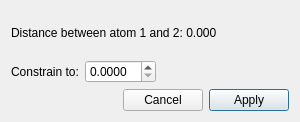
<?xml version="1.0" encoding="UTF-8"?>
<ui version="4.0">
 <class>ScalarConstraintConfigurator</class>
 <widget class="QDialog" name="ScalarConstraintConfigurator">
  <property name="geometry">
   <rect>
    <x>0</x>
    <y>0</y>
    <width>300</width>
    <height>122</height>
   </rect>
  </property>
  <property name="windowTitle">
   <string>Constraint Value</string>
  </property>
  <property name="toolTip">
   <string/>
  </property>
  <layout class="QVBoxLayout" name="verticalLayout">
   <item>
    <layout class="QHBoxLayout" name="horizontalLayout">
     <item>
      <widget class="QLabel" name="label">
       <property name="text">
        <string>Distance between atom 1 and 2: 0.000</string>
       </property>
      </widget>
     </item>
    </layout>
   </item>
   <item>
    <layout class="QHBoxLayout" name="horizontalLayout_2">
     <item>
      <widget class="QLabel" name="label_2">
       <property name="text">
        <string>Constrain to:</string>
       </property>
      </widget>
     </item>
     <item>
      <widget class="QDoubleSpinBox" name="value">
       <property name="suffix">
        <string/>
       </property>
       <property name="decimals">
        <number>4</number>
       </property>
       <property name="singleStep">
        <double>0.010000000000000</double>
       </property>
      </widget>
     </item>
     <item>
      <spacer name="horizontalSpacer">
       <property name="orientation">
        <enum>Qt::Horizontal</enum>
       </property>
       <property name="sizeHint" stdset="0">
        <size>
         <width>40</width>
         <height>20</height>
        </size>
       </property>
      </spacer>
     </item>
    </layout>
   </item>
   <item>
    <layout class="QHBoxLayout" name="horizontalLayout_3">
     <item>
      <spacer name="horizontalSpacer_2">
       <property name="orientation">
        <enum>Qt::Horizontal</enum>
       </property>
       <property name="sizeHint" stdset="0">
        <size>
         <width>40</width>
         <height>20</height>
        </size>
       </property>
      </spacer>
     </item>
     <item>
      <widget class="QPushButton" name="cancelButton">
       <property name="text">
        <string>Cancel</string>
       </property>
      </widget>
     </item>
     <item>
      <widget class="QPushButton" name="applyButton">
       <property name="text">
        <string>Apply</string>
       </property>
       <property name="default">
        <bool>true</bool>
       </property>
      </widget>
     </item>
    </layout>
   </item>
  </layout>
 </widget>
 <resources/>
 <connections>
  <connection>
   <sender>cancelButton</sender>
   <signal>clicked()</signal>
   <receiver>ScalarConstraintConfigurator</receiver>
   <slot>reject()</slot>
   <hints>
    <hint type="sourcelabel">
     <x>313</x>
     <y>267</y>
    </hint>
    <hint type="destinationlabel">
     <x>222</x>
     <y>183</y>
    </hint>
   </hints>
  </connection>
  <connection>
   <sender>applyButton</sender>
   <signal>clicked()</signal>
   <receiver>ScalarConstraintConfigurator</receiver>
   <slot>accept()</slot>
   <hints>
    <hint type="sourcelabel">
     <x>394</x>
     <y>267</y>
    </hint>
    <hint type="destinationlabel">
     <x>222</x>
     <y>183</y>
    </hint>
   </hints>
  </connection>
 </connections>
</ui>
